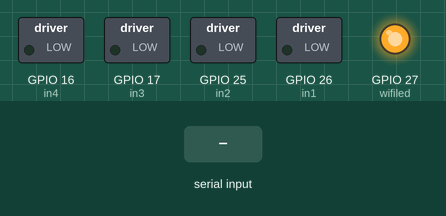
This sketch was run on a simulated ESP32. Shown: switched loads named in the sketch (green lamp = pin HIGH), output pins drawn as LEDs (lit = HIGH). Inputs (shaded band) come from the test bench. WiFi joins after 1.5 s; servers stay silent unless stated; what the sketch prints to the serial monitor is not drawn.

Above: at 2.7 s.
2.8 s: "f" received over Serial
At 4.0 s:
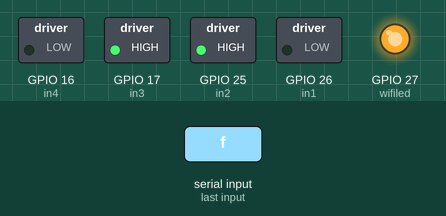
4.3 s: "b" received over Serial
At 5.1 s:
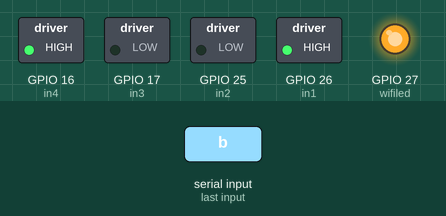
5.8 s: "l" received over Serial
At 6.2 s:
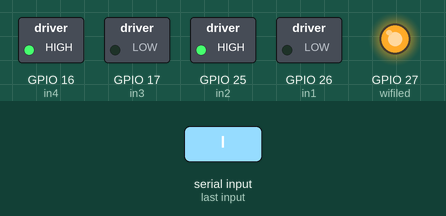
7.3 s: "r" received over Serial
At 8.5 s:
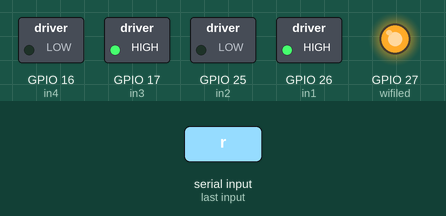
8.8 s: "w" received over Serial
At 9.8 s:
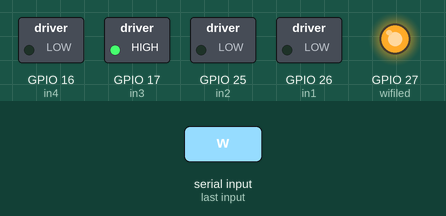
10.3 s: "x" received over Serial
At 10.9 s:
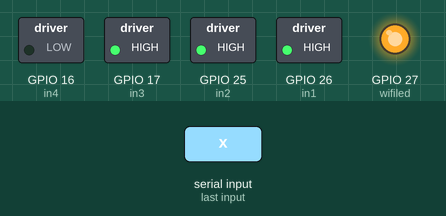
Timing chart, 0 to 12.8 s (numbered marks = the images above; inputs shaded):
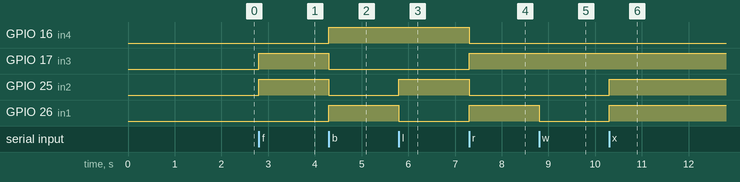

Measured:
- after the input at 2.8 s, GPIO 17 (in3), GPIO 25 (in2): LOW → HIGH at once
- after the input at 4.3 s, GPIO 16 (in4), GPIO 26 (in1): LOW → HIGH at once; GPIO 17 (in3), GPIO 25 (in2): HIGH → LOW at once
- after the input at 5.8 s, GPIO 25 (in2): LOW → HIGH at once; GPIO 26 (in1): HIGH → LOW at once
- after the input at 7.3 s, GPIO 16 (in4), GPIO 25 (in2): HIGH → LOW at once; GPIO 17 (in3), GPIO 26 (in1): LOW → HIGH at once
- after the input at 8.8 s, GPIO 26 (in1): HIGH → LOW at once
- after the input at 10.3 s, GPIO 25 (in2), GPIO 26 (in1): LOW → HIGH at once

The sketch:

SpiderArduino.ino
```cpp
#include <WiFi.h>
#include <WiFiUdp.h>

int incomingByte = 0;
int in1 = 26;//d1
int in2 = 25;//d2
int in3 = 17;//d3
int in4 = 16;//d4
int wifiled = 27;
//wifi stuff
const char* ssid     = "HankBot"; // wifi network name
const char* password = "56111899"; // wifi network password
IPAddress ip(192, 168, 137, 20); //set static ip 192.168.137.20
IPAddress gateway(192, 168, 137, 1); //set getteway....
IPAddress subnet(255, 255, 255, 0);//set subnet

WiFiUDP Udp;
unsigned int localUdpPort = 1998;
char incomingPacket[255];

void setup() {
  pinMode(in1, OUTPUT);
  pinMode(in2, OUTPUT);
  pinMode(in3, OUTPUT);
  pinMode(in4, OUTPUT);
  pinMode(wifiled, OUTPUT);

  Serial.begin(115200);
  delay(10);
  Serial.println("Motor test!");

  // We start by connecting to a WiFi network
  Serial.print("Connecting to ");
  Serial.println(ssid);
  WiFi.config(ip,gateway,subnet);
  WiFi.begin(ssid, password);
  while (WiFi.status() != WL_CONNECTED) {
    delay(500);
    Serial.print(".");
  }
  Serial.println("WiFi connected");
  Serial.println("IP address: ");
  Serial.println(WiFi.localIP());
  Serial.println("Starting UDP");
  Udp.begin(localUdpPort);
  digitalWrite(wifiled,HIGH);

}

void left() {
  digitalWrite(in1, LOW);
  digitalWrite(in2, HIGH);
  digitalWrite(in3, LOW);
  digitalWrite(in4, HIGH);
}

void right() {
  digitalWrite(in1, HIGH);
  digitalWrite(in2, LOW);
  digitalWrite(in3, HIGH);
  digitalWrite(in4, LOW);
}

void forward() {
  digitalWrite(in1, LOW);
  digitalWrite(in2, HIGH);
  digitalWrite(in3, HIGH);
  digitalWrite(in4, LOW);
}

void backward() {
  digitalWrite(in1, HIGH);
  digitalWrite(in2, LOW);
  digitalWrite(in3, LOW);
  digitalWrite(in4, HIGH);
}

void tiltleft() {
  digitalWrite(in1, HIGH);
  digitalWrite(in2, LOW);
  digitalWrite(in3, LOW);
  digitalWrite(in4, LOW);
}

void tiltright() {
  digitalWrite(in1, LOW);
  digitalWrite(in2, HIGH);
  digitalWrite(in3, LOW);
  digitalWrite(in4, LOW);
}

void tiltfront() {
  digitalWrite(in1, LOW);
  digitalWrite(in2, LOW);
  digitalWrite(in3, HIGH);
  digitalWrite(in4, LOW);
}

void tiltback() {
  digitalWrite(in1, HIGH);
  digitalWrite(in2, HIGH);
  digitalWrite(in3, HIGH);
  digitalWrite(in4, LOW);
}

void stop() {
  digitalWrite(in1, LOW);
  digitalWrite(in2, LOW);
  digitalWrite(in3, LOW);
  digitalWrite(in4, LOW);
}

void ListenPacketRoutine() {
  //listen for packets
  int packetSize = Udp.parsePacket();
  if (packetSize) {
    int len = Udp.read(incomingPacket, 255);
    Serial.printf("UDP packet contents: %s\n", incomingPacket);
    if (incomingPacket[0] == 'f') {
      forward();
    } else if (incomingPacket[0] == 'b') {
      backward();
    } else if (incomingPacket[0] == 'l') {
      left();
    } else if (incomingPacket[0] == 'r') {
      right();
    } else if (incomingPacket[0] == 's') {
      stop();
    } else if (incomingPacket[0] == 'w') {
      tiltfront();
    } else if (incomingPacket[0] == 'x') {
      tiltback();
    } else if (incomingPacket[0] == 'a') {
      tiltleft();
    } else if (incomingPacket[0] == 'd') {
      tiltright();
    }
  }
}

void ListenKeyboardRoutine() {
  if (Serial.available() > 0) {
    incomingByte = Serial.read();
  }

  switch (incomingByte) {
    case 's': {
        stop();
        Serial.println("Stop\n");
        incomingByte = '*';
      }
      break;

    case 'f': {
        forward();

        Serial.println("Forward\n");
        incomingByte = '*';
      }
      break;

    case 'b':
      { backward();

        Serial.println("Backward\n");
        incomingByte = '*';
      }
      break;

    case 'r':
      {
        right();
        Serial.println("Rotate Right\n");
        incomingByte = '*';
      }
      break;

    case 'l':
      {
        left();
        Serial.println("Rotate Left\n");
        incomingByte = '*';
      }
      break;

    case 'w':
      {
        tiltfront();
        Serial.println("Tilt Front\n");
        incomingByte = '*';
      }
      break;

    case 'x':
      {
        tiltback();
        Serial.println("Tilt Back\n");
        incomingByte = '*';
      }
      break;

    case 'a':
      {
        tiltleft();
        Serial.println("Tilt Left\n");
        incomingByte = '*';
      }
      break;

    case 'd':
      {
        tiltright();
        Serial.println("Tilt Right\n");
        incomingByte = '*';
      }
      break;
  }
}

void test(){
  left();
  delay(1000);
  right();
  delay(1000);
  forward();
  delay(1000);
  backward();
  delay(1000);
  tiltleft();
  delay(1000);
  tiltright();
  delay(1000);
  tiltfront();
  delay(1000);
  tiltback();
  delay(1000);
  stop();
  delay(1000);
}

void loop()
{
  ListenPacketRoutine();
  ListenKeyboardRoutine();
}
```
